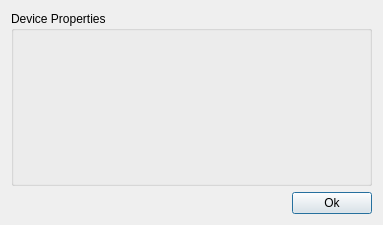
<?xml version="1.0" encoding="UTF-8"?>
<ui version="4.0">
 <class>BusDeviceInfoDialog</class>
 <widget class="QDialog" name="BusDeviceInfoDialog">
  <property name="geometry">
   <rect>
    <x>0</x>
    <y>0</y>
    <width>383</width>
    <height>225</height>
   </rect>
  </property>
  <property name="windowTitle">
   <string>Device Properties</string>
  </property>
  <layout class="QVBoxLayout" name="verticalLayout">
   <item>
    <widget class="BusDeviceInfoBox" name="deviceInfoBox">
     <property name="enabled">
      <bool>true</bool>
     </property>
     <property name="title">
      <string>Device Properties</string>
     </property>
    </widget>
   </item>
   <item>
    <layout class="QHBoxLayout" name="horizontalLayout">
     <item>
      <spacer name="horizontalSpacer">
       <property name="orientation">
        <enum>Qt::Horizontal</enum>
       </property>
       <property name="sizeHint" stdset="0">
        <size>
         <width>40</width>
         <height>20</height>
        </size>
       </property>
      </spacer>
     </item>
     <item>
      <widget class="QPushButton" name="okButton">
       <property name="text">
        <string>Ok</string>
       </property>
       <property name="default">
        <bool>true</bool>
       </property>
      </widget>
     </item>
    </layout>
   </item>
  </layout>
 </widget>
 <customwidgets>
  <customwidget>
   <class>BusDeviceInfoBox</class>
   <extends>QGroupBox</extends>
   <header location="global">canbusdeviceinfobox.h</header>
   <container>1</container>
  </customwidget>
 </customwidgets>
 <resources/>
 <connections/>
</ui>
